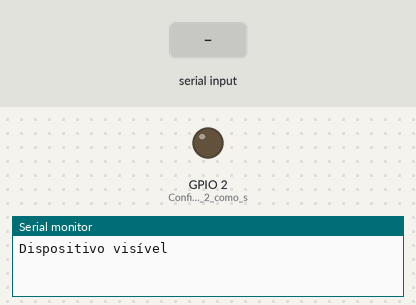
The sketch below on a simulated ESP32. Parts: output pins drawn as LEDs (lit = HIGH), the last lines printed to the serial monitor. The test bench sets the inputs (shaded band). Nothing arrives over Bluetooth unless stated.

Above: at 1.2 s.
1.3 s: "1" received over the second serial link
At 1.8 s:
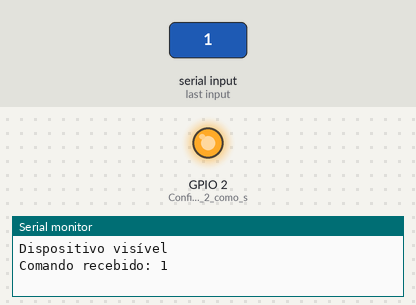
2.8 s: "2" received over the second serial link
At 3.1 s:
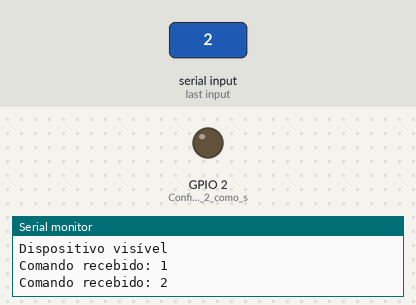
Timing chart, 0 to 5.8 s (numbered marks = the images above; inputs shaded):
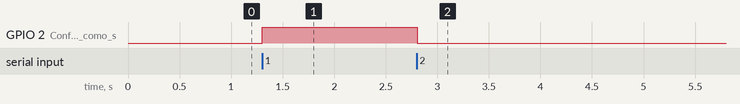

The sketch:

Usando_Bluethoot.ino
```cpp
//Projeto de acender led Remotamente via Bluetooth
//Materiais: Led - Resistor 1k - jumpers - esp32 - celular com conexão bluetooth - app: Serial bluetooth Terminal.
// Na aba Devices Selecionamos a opção (bluetooth led) que é o nosso esp32.
#include "BluetoothSerial.h" // Inclui a biblioteca BluetoothSerial para comunicação Bluetooth

BluetoothSerial SerialBT; // Cria uma instância da classe BluetoothSerial chamada SerialBT

void setup() {
  Serial.begin(115200); // Inicia a comunicação serial com uma taxa de 115200 baud
  SerialBT.begin("ESP32_BT_Test"); // Inicia o Bluetooth com o nome "ESP32_BT_Test"
  Serial.println("Dispositivo visível"); // Imprime uma mensagem no monitor serial
  pinMode(2, OUTPUT); // Configura o pino 2 como saída para o LED
}

void loop() {
  if (SerialBT.available()) {              // Verifica se há dados disponíveis para leitura via Bluetooth
    char command = SerialBT.read();             // Lê o comando recebido via Bluetooth
    if (command == '1') {                 // Se o comando recebido for '1'
      digitalWrite(2, HIGH);               // Liga o LED conectado ao pino 2
      Serial.println("Comando recebido: 1");             // Exibe o comando recebido no monitor serial
      SerialBT.println("LED ligado");             // Envia uma mensagem de confirmação ao dispositivo Bluetooth
    } else if (command == '2') {                     // Se o comando recebido for '2'
      digitalWrite(2, LOW);                     // Desliga o LED conectado ao pino 2
      Serial.println("Comando recebido: 2");         // Exibe o comando recebido no monitor serial
      SerialBT.println("LED desligado");           // Envia uma mensagem de confirmação ao dispositivo Bluetooth
    }
  }
  delay(50); // Aguarda 50 milissegundos
}
```

Measured:
- after the input at 1.3 s, GPIO 2 (Configura_o_pino_2_como_s): LOW → HIGH at once
- after the input at 2.8 s, GPIO 2 (Configura_o_pino_2_como_s): HIGH → LOW at once
